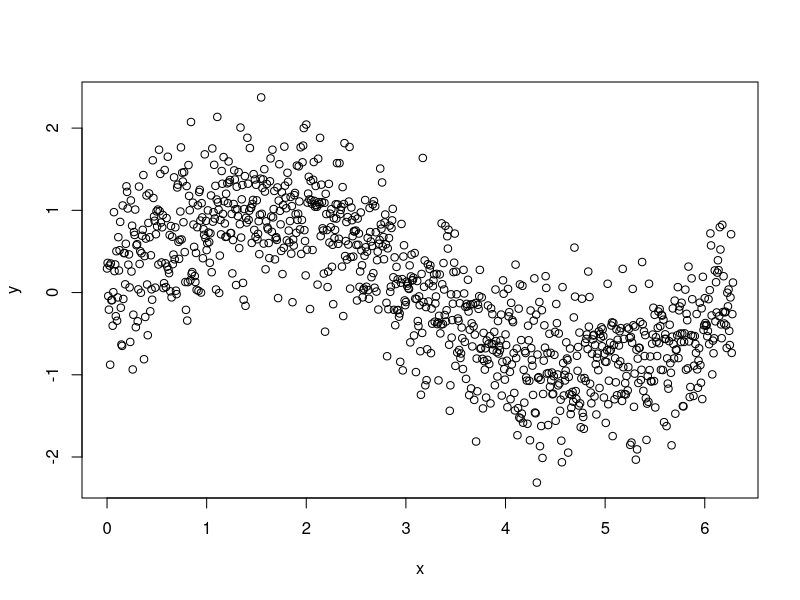
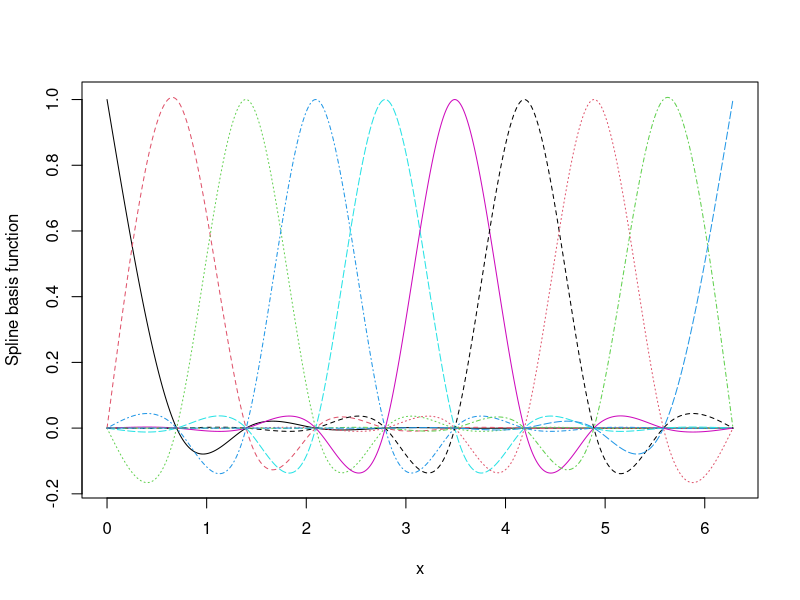
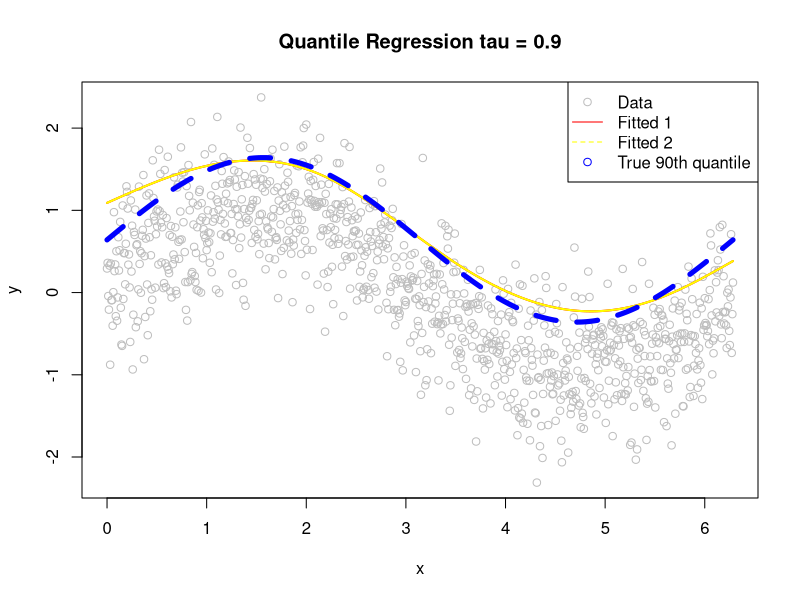
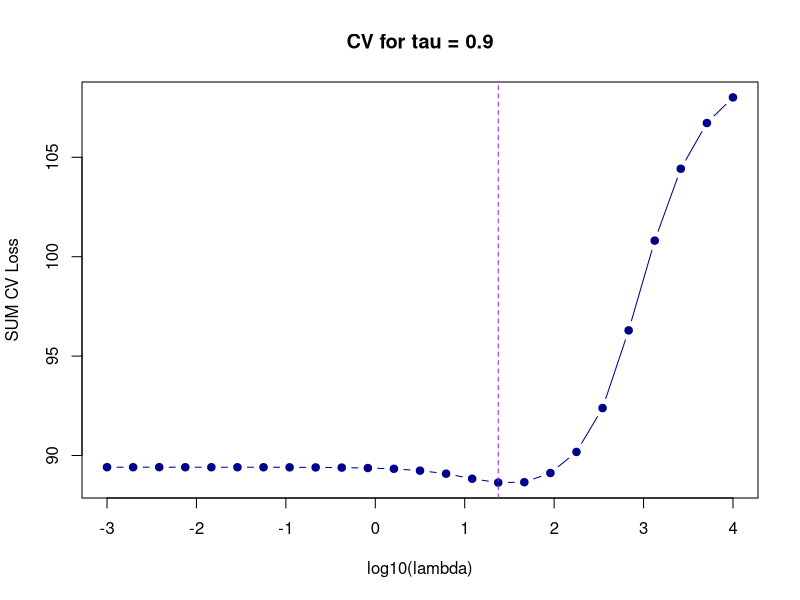
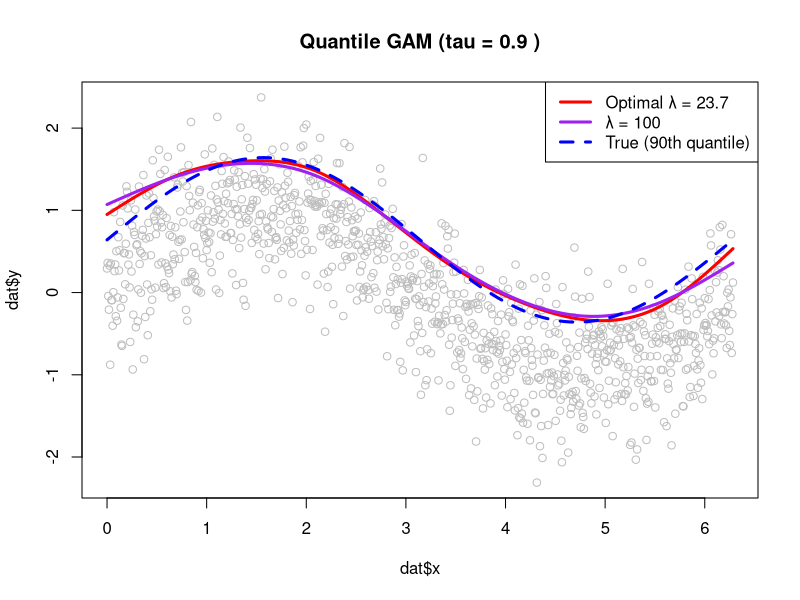
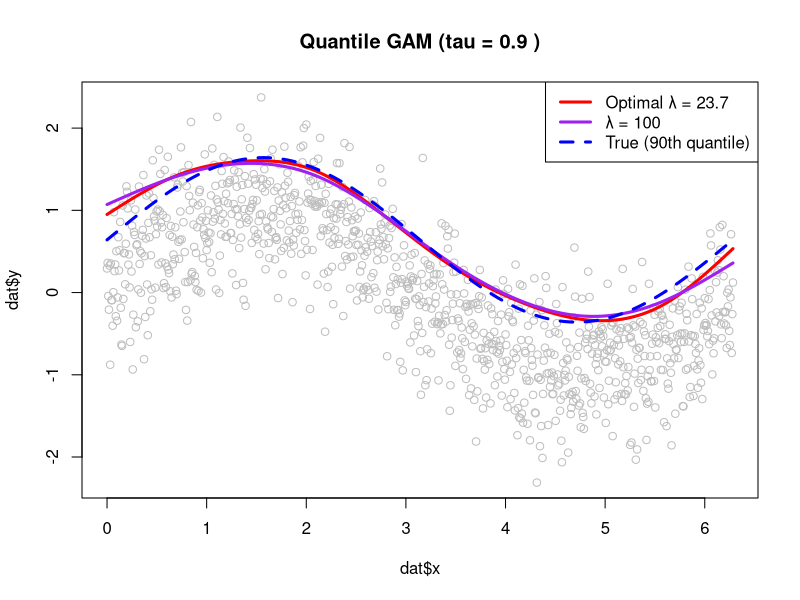
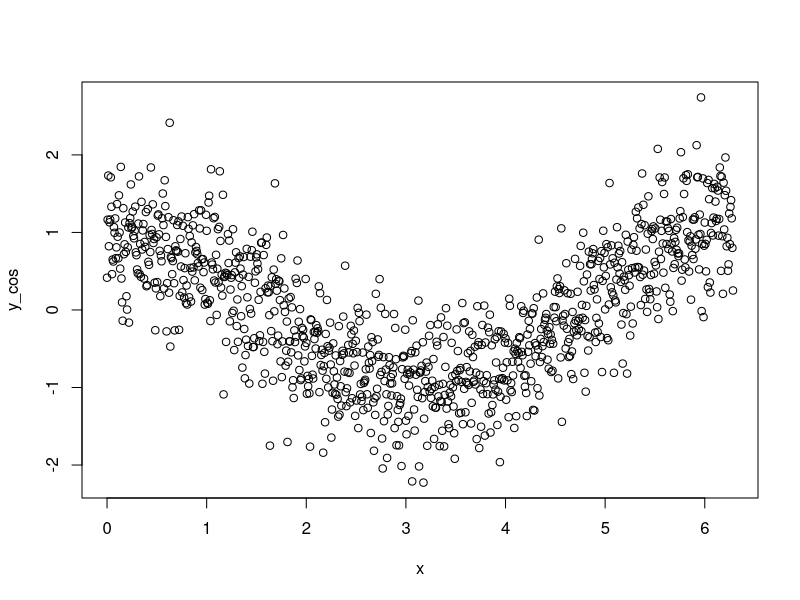
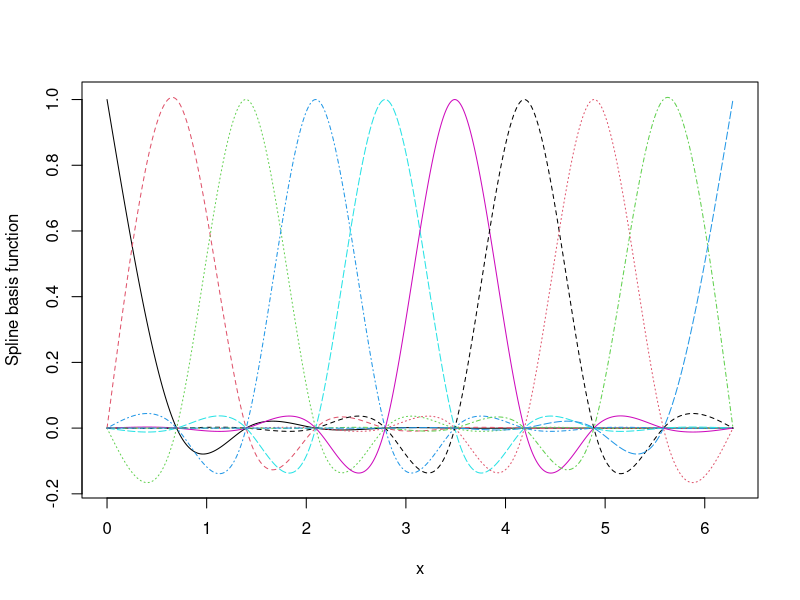

R code for these plots, in order: (Note: a time limit stopped this script after it produced the figures.)
## ---- chunk 1
knitr::opts_chunk$set(echo = TRUE)
require("knitr")
## ---- chunk 2
set.seed(12345)
## ---- chunk 3
n <- 1e3
x <- seq(0, 2*pi, length.out = n)
y <- sin(x) + rnorm(n, 0, 0.5)
dat <- data.frame(x = x, y = y)
plot(x, y)
## ---- chunk 4
library(mgcv)
sm <- smoothCon(s(x, k = 10, bs = "cr"), data=dat, knots=NULL)[[1]]
X <- sm$X
S <- sm$S[[1]] # penalty matrix S

fit <- lm(y ~ X-1, data = dat)

matplot(X, x = x, type = 'l', ylab = "Spline basis function")
## ---- chunk 5
# Computes ELF density and its derivatives w.r.t mu
dlf <- function(x, tau, mu, psi, log = FALSE, deriv = 0)
{
  sig <- 1
  y <- (x - mu) / sig
  out <- (1-tau) * y - psi * log(1 + exp(y / psi)) - log(sig * psi * beta(psi * (1 - tau), tau * psi))
  if (!log) out <- exp(out)
  if(deriv > 0)
  {
    out <- list("d" = out)
    dl <- dlogis(x, mu, psi*sig)
    pl <- plogis(x, mu, psi*sig)
    out$D <- sum((pl - (1-tau)) / sig)
    if(deriv > 1)
    {
      out$D2 <- sum(-dl / sig)
    }
  }
  return(out)
}

# Computes negative log-likelihood as a function of beta
negllkFun <- function(par, tau, psi, dat, X)
{
  mu <- X %*% par
  out <- - sum( dlf(x = dat, tau = tau, mu = mu, psi = psi, log = TRUE))
  return(out)
}

# Computes derivative of the log-likelihood w.r.t. beta
negGrad <- function(par, tau, psi, dat, X)
{
  mu <- X %*% par
  tmp <- lapply(1:length(mu),
                function(ii){
                  a <- - dlf(x = dat[ii], tau = tau, mu = mu[ii],
                  psi = psi, log = TRUE, deriv = 1)$D
                  return(a[1] * X[ii, ])
                }
  )
  out <- Reduce("+", tmp)
  return(out)
}
## ---- chunk 6
# version one of penalty -> this is smoothed
pen_negllk <- function(par, tau, psi, dat, X, S, lambda) {
  negllkFun(par, tau, psi, dat, X) + as.numeric(lambda * t(par) %*% (S %*% par))
}

pen_negGrad <- function(par, tau, psi, dat, X, S, lambda) {
  as.numeric(negGrad(par, tau, psi, dat, X)) + 2 * lambda * as.vector(S %*% par)
}

# second version of penalty
pen_ssqr2 <- function(beta, X, y, S, 
                     lambda,tau, psi =0.1, sigma =1){
  mu <- X %*% beta
  res <- (y-mu)
  pen <- as.numeric(t(beta) %*% S %*% beta) #produces a 1x1 matrix
  penalty <- lambda * pen
  #loss <- sum((tau -(res<0))* res) 
  loss <- negllkFun(beta, tau, psi, y, X)
  
  as.numeric(loss+penalty)
}

pen_ssqr2_grad <- function(beta, X, y, S, 
                     lambda,tau, psi =0.1, sigma =1){
  
  grad_loss <- negGrad(beta, tau, psi, y, X)   # SAME GRADIENT
  grad_pen  <- 2 * lambda * S %*% beta
  grad_loss + grad_pen
  
}
## ---- chunk 7
tau <- 0.9 #90th quantile
psi <- 0.1
lambda_1 <- 100
sigma <- 1

#true function
z_norm_90 <- qnorm(0.9)
sigma_true <-0.5 # true mean
sin_quantile_90 <- sin(x) +sigma_true * z_norm_90


fit_pen_1 <- optim(par = coef(fit),
                fn = pen_negllk,
                gr = pen_negGrad,
                tau = tau, psi = psi, dat = dat$y, X = X, S = S, lambda = lambda_1,
                method = "BFGS")

fit_pen_2 <- optim(par = coef(fit),
                 fn = pen_ssqr2,
                 gr = pen_ssqr2_grad,
                 tau = tau, psi = psi, y = dat$y, X = X, S = S, lambda = lambda_1,
                 method = "BFGS",
                 )

plot(x, y, col = "grey", main = paste("Quantile Regression tau =", tau))

lines(x, X %*% fit_pen_1$par, col = "red", lwd = 2)
lines(x, X %*% fit_pen_2$par, col = "yellow", lwd = 2) #this overlaps with other line as it has same value
lines(x, sin_quantile_90, col = "blue", lty = 2, lwd = 5) # True 90th quantile

legend("topright", legend = c("Data", "Fitted 1","Fitted 2", "True 90th quantile"), 
       col = c("grey", "red","yellow", "blue"), lty = c(NA, 1, 2), pch = c(1, NA, NA))
## ---- chunk 8
# -> we want to find lambda that represents the data (not too small lambda that will overfit the data(model) nor too large that oversmooth the model )

### --- PARAMETERS ---
k_folds <- 5
tau <- 0.9
psi <- 0.05
sigma <- 1
lambda_grid <- 10^seq(-3, 4, length.out = 25)  # 10^-3 to 10^4
set.seed(42)


n <- nrow(dat)
fold_ids <- sample(rep(1:k_folds, length.out = n))

# store mean validation loss
cv_results <- data.frame(lambda = lambda_grid,
                         sum_vall_loss = NA_real_)

# Precompute starting coefficients from full-data OLS (warm start)
start_coef <- coef(fit) #from lm(y ~ X - 1)

### --- K-FOLD LOOP over lambda values in grid ---
for (i in seq_along(lambda_grid)) {
  
  lambda <- lambda_grid[i]
  #fold_mean <- numeric(k_folds)
  fold_sum <- numeric(k_folds)

  for (fold in 1:k_folds) {

    # split
    train_idx <- which(fold_ids != fold)
    val_idx   <- which(fold_ids == fold)

    X_train <- X[train_idx, , drop = FALSE]
    y_train <- dat$y[train_idx]

    X_val   <- X[val_idx, , drop = FALSE]
    y_val   <- dat$y[val_idx]
    
    #OLS on training fold
    ols_train <- lm(y_train ~ X_train -1)
    start_beta <- coef(ols_train)
    if (length(start_beta) != ncol(X)) start_beta <- rep(0, ncol(X))
    
  

    # FIT on training (always same warm start for stability)
    fit_fold <- optim(par = start_beta,
                      fn = pen_ssqr2,
                      gr = pen_ssqr2_grad,
                      X = X_train,
                      y = y_train,
                      tau = tau, psi = psi,
                      S = S, lambda = lambda,
                      method = "BFGS")

    beta_hat <- fit_fold$par

    # VALIDATION PINBALL LOSS (NO PENALTY)
    resid_val <- as.numeric(y_val - X_val %*% beta_hat)
    pinball <- (tau - (resid_val < 0)) * resid_val

    #fold_mean[fold] <- mean(pinball)
    fold_sum[fold] <- sum(pinball) ## THIS WILL CALCULATE SUM CV LOSS, NOT MEAN CV LOSS
  }

  #cv_results$mean_val_loss[i] <- mean(fold_mean)
  cv_results$sum_val_loss[i] <- sum(fold_sum)
}

### --- CHOOSE BEST LAMBDA from sum cv loss---

#best_lambda_mean <- cv_results$lambda[which.min(cv_results$mean_val_loss)]
best_lambda_sum <- cv_results[which.min(cv_results$sum_val_loss), ]
best_lambda <- best_lambda_sum$lambda

#print(paste("Best λ (mean CV loss):", best_lambda_mean))
print(paste("Best λ (sum CV loss):",  best_lambda))
#paste("CV loss at optimal lambda is", round(best_lambda_sum, 6)) 
#optimal lambda when sum is minimal

  
# Refit final model on FULL DATA with best lambda
# Warm start: OLS on full data
ols_full <- lm(dat$y ~ X - 1)
start_full <- coef(ols_full)
if (length(start_full) != ncol(X)) start_full <- rep(0, ncol(X))

### --- PLOT CV CURVE ---
plot(log10(cv_results$lambda), cv_results$sum_val_loss,
     type = "b", pch = 19, col = "darkblue",
     xlab = "log10(lambda)",
     ylab = "SUM CV Loss",
     main = paste("CV for tau =", tau))

abline(v = log10(best_lambda),  col="purple", lty=2)


### --- FIT FINAL MODEL USING BEST LAMBDA ---
fit_best <- optim(par = start_full,
                   fn = pen_ssqr2,
                   gr = pen_ssqr2_grad,
                   X = X, y = dat$y,
                   tau = tau, psi = psi,
                   S = S, lambda = best_lambda,
                   method = "BFGS")

plot(dat$x, dat$y, col = "grey", main = paste("Quantile GAM (tau =", tau,")"))


### ALSO FIT λ=100 FOR COMPARISON
fit_100 <- optim(par = start_full,
                 fn = pen_ssqr2,
                 gr = pen_ssqr2_grad,
                 X = X, y = dat$y,
                 tau = tau, psi = psi,
                 S = S, lambda = 100,
                 method = "BFGS")

### --- PLOT RESULTS ---

lines(dat$x, X %*% fit_best$par, col = "red", lwd = 3)
lines(dat$x, X %*% fit_100$par, col = "purple", lwd = 3)
lines(x, sin_quantile_90, col = "blue", lty = 2, lwd = 3) #true function

legend("topright", 
       legend = c( paste("Optimal λ =", signif(best_lambda, 3)),
                   "λ = 100",
                   "True (90th quantile)" ), 
       col = c("red", "purple", "blue"),
       lty = c(1, 1, 2), lwd = 3
       )


## ---- chunk 9

### --- FIT FINAL MODEL USING BEST LAMBDA ---
fit_best <- optim(par = start_full,
                   fn = pen_ssqr2,
                   gr = pen_ssqr2_grad,
                   X = X, y = dat$y,
                   tau = 0.9, psi = psi,
                   S = S, lambda = best_lambda,
                   method = "BFGS")

plot(dat$x, dat$y, col = "grey", main = paste("Quantile GAM (tau =", tau,")"))


### ALSO FIT λ=100 FOR COMPARISON
fit_100 <- optim(par = start_full,
                 fn = pen_ssqr2,
                 gr = pen_ssqr2_grad,
                 X = X, y = dat$y,
                 tau = tau, psi = psi,
                 S = S, lambda = 100,
                 method = "BFGS")

### --- PLOT RESULTS ---

lines(dat$x, X %*% fit_best$par, col = "red", lwd = 3)
lines(dat$x, X %*% fit_100$par, col = "purple", lwd = 3)
lines(x, sin_quantile_90, col = "blue", lty = 2, lwd = 3) #true function

legend("topright", 
       legend = c( paste("Optimal λ =", signif(best_lambda, 3)),
                   "λ = 100",
                   "True (90th quantile)" ), 
       col = c("red", "purple", "blue"),
       lty = c(1, 1, 2), lwd = 3
       )

## ---- chunk 10

n <- 1e3
x <- seq(0, 2*pi, length.out = n)
y_cos <- cos(x) + rnorm(n, 0, 0.5)
dat_cos <- data.frame(x = x, y = y_cos)
plot(x, y_cos)
## ---- chunk 11
sm <- smoothCon(s(x, k = 10, bs = "cr"), data=dat_cos, knots=NULL)[[1]]
X <- sm$X
S <- sm$S[[1]] # penalty matrix S

fit_cos <- lm(y ~ X-1, data = dat_cos)

matplot(X, x = x, type = 'l', ylab = "Spline basis function")
## ---- chunk 12
tau <- 0.9 #90th quantile
psi <- 0.1
lambda_1 <- 100
sigma <- 1

#true function
z_norm_90 <- qnorm(tau)
sigma_true <-0.5 # true mean
cos_quantile_90 <- cos(x) +sigma_true * z_norm_90

fit_pen_2 <- optim(par = coef(fit),
                 fn = pen_ssqr2,
                 gr = pen_ssqr2_grad,
                 tau = tau, psi = psi, y = dat_cos$y, X = X, S = S, lambda = lambda_1,
                 method = "BFGS",
                 )

plot(x, y_cos, col = "grey", main = paste("Quantile Regression tau =", tau))


lines(x, X %*% fit_pen_2$par, col = "yellow", lwd = 2) 
lines(x, cos_quantile_90, col = "blue", lty = 2, lwd = 5) # True 90th quantile

legend("topright", legend = c("Data", "Fitted 2", "True 90th quantile"), 
       col = c("grey","yellow", "blue"), lty = c(NA, 1, 2), pch = c(1, NA, NA))
## ---- chunk 13
### --- PARAMETERS ---
k_folds <- 5
tau <- 0.9
psi <- 0.05
sigma <- 1
lambda_grid <- 10^seq(-3, 4, length.out = 25)  # 10^-3 to 10^4
set.seed(42)


n <- nrow(dat_cos)
fold_ids <- sample(rep(1:k_folds, length.out = n))

# store mean validation loss
cv_results <- data.frame(lambda = lambda_grid,
                         sum_vall_loss = NA_real_)

# Precompute starting coefficients from full-data OLS (warm start)
start_coef <- coef(fit) #from lm(y ~ X - 1)

### --- K-FOLD LOOP over lambda values in grid ---
for (i in seq_along(lambda_grid)) {
  
  lambda <- lambda_grid[i]
  #fold_mean <- numeric(k_folds)
  fold_sum <- numeric(k_folds)

  for (fold in 1:k_folds) {

    # split
    train_idx <- which(fold_ids != fold)
    val_idx   <- which(fold_ids == fold)

    X_train <- X[train_idx, , drop = FALSE]
    y_train <- dat_cos$y[train_idx]

    X_val   <- X[val_idx, , drop = FALSE]
    y_val   <- dat_cos$y[val_idx]
    
    #OLS on training fold
    ols_train <- lm(y_train ~ X_train -1)
    start_beta <- coef(ols_train)
    if (length(start_beta) != ncol(X)) start_beta <- rep(0, ncol(X))
    
  

    # FIT on training (always same warm start for stability)
    fit_fold <- optim(par = start_beta,
                      fn = pen_ssqr2,
                      gr = pen_ssqr2_grad,
                      X = X_train,
                      y = y_train,
                      tau = tau, psi = psi,
                      S = S, lambda = lambda,
                      method = "BFGS")

    beta_hat <- fit_fold$par

    # VALIDATION PINBALL LOSS (NO PENALTY)
    resid_val <- as.numeric(y_val - X_val %*% beta_hat)
    pinball <- (tau - (resid_val < 0)) * resid_val

    #fold_mean[fold] <- mean(pinball)
    fold_sum[fold] <- sum(pinball) ## THIS WILL CALCULATE SUM CV LOSS, NOT MEAN CV LOSS
  }

  #cv_results$mean_val_loss[i] <- mean(fold_mean)
  cv_results$sum_val_loss[i] <- sum(fold_sum)
}

### --- CHOOSE BEST LAMBDA from sum cv loss---

best_lambda_sum <- cv_results[which.min(cv_results$sum_val_loss), ]
best_lambda <- best_lambda_sum$lambda

#print(paste("Best λ (mean CV loss):", best_lambda_mean))
print(paste("Best λ (sum CV loss):",  best_lambda))
#paste("CV loss at optimal lambda is", round(best_lambda_sum, 6)) 
#optimal lambda when sum is minimal

  
# Refit final model on FULL DATA with best lambda
# Warm start: OLS on full data
ols_full <- lm(dat$y ~ X - 1)
start_full <- coef(ols_full)
if (length(start_full) != ncol(X)) start_full <- rep(0, ncol(X))

### --- PLOT CV CURVE ---
plot(log10(cv_results$lambda), cv_results$sum_val_loss,
     type = "b", pch = 19, col = "darkblue",
     xlab = "log10(lambda)",
     ylab = "SUM CV Loss",
     main = paste("CV for tau =", tau))

abline(v = log10(best_lambda),  col="purple", lty=2)


### --- FIT FINAL MODEL USING BEST LAMBDA ---
fit_best <- optim(par = start_full,
                   fn = pen_ssqr2,
                   gr = pen_ssqr2_grad,
                   X = X, y = dat_cos$y,
                   tau = tau, psi = psi,
                   S = S, lambda = best_lambda,
                   method = "BFGS")

plot(dat_cos$x, dat_cos$y, col = "grey", main = paste("Quantile GAM (tau =", tau,")"))

lines(dat_cos$x, X %*% fit_best$par, col = "red", lwd = 3)
lines(x, cos_quantile_90, col = "blue", lty = 2, lwd = 3) #true function

legend("topright", 
       legend = c( paste("Optimal λ =", signif(best_lambda, 3)),
                   
                   "True (90th quantile)" ), 
       col = c("red", "blue"),
       lty = c(1, 1, 2), lwd = 3
       )

## ---- chunk 14
mu_sin <- exp( sin(x) )
mu_cos <- exp( cos(x) )

shape <- 5   # controls variance
scale_sin <- mu_sin / shape
scale_cos <- mu_cos / shape

y_sin_gamma <- rgamma(n, shape = shape, scale = scale_sin)
y_cos_gamma <- rgamma(n, shape = shape, scale = scale_cos)

true_q90_sin <- qgamma(0.9, shape = shape, scale = scale_sin)
true_q90_cos <- qgamma(0.9, shape = shape, scale = scale_cos)

dat_sin_gamma <- data.frame(x = x, y = y_sin_gamma)
dat_cos_gamma <- data.frame(x = x, y = y_cos_gamma)

plot(x,y_sin_gamma)
plot(x,y_cos_gamma)

#Gamma is right skewed, so psi (for smoothness) has to be small as it is more sensitive


## ---- chunk 15
sm <- smoothCon(s(x, k = 20, bs = "cr"), data = dat_sin_gamma)[[1]]
sm <- smoothCon(s(x, k = 20, bs = "cr"), data = dat_cos_gamma)[[1]]
X <- sm$X
S <- sm$S[[1]]

fit_gamma_sin <- lm(y ~ X-1, data = dat_sin_gamma)
fit_gamma_cos <- lm(y ~ X-1, data = dat_cos_gamma)



### --- PARAMETERS ---
k_folds <- 5
tau <- 0.9
psi <- 0.01 #small smoothness for sensitive gamma dist
#sigma <- 1 #dont need this for gamma
lambda_grid <- 10^seq(-3, 4, length.out = 25)  # 10^-3 to 10^4
set.seed(42)


n <- nrow(dat_sin_gamma)
fold_ids <- sample(rep(1:k_folds, length.out = n))

# store mean validation loss
cv_results <- data.frame(lambda = lambda_grid,
                         sum_vall_loss = NA_real_)

# Precompute starting coefficients from full-data OLS (warm start)
#start_coef <- coef(fit) #from lm(y ~ X - 1)

### --- K-FOLD LOOP over lambda values in grid ---
for (i in seq_along(lambda_grid)) {
  
  lambda <- lambda_grid[i]
  #fold_mean <- numeric(k_folds)
  fold_sum <- numeric(k_folds)

  for (fold in 1:k_folds) {

    # split
    train_idx <- which(fold_ids != fold)
    val_idx   <- which(fold_ids == fold)

    X_train <- X[train_idx, , drop = FALSE]
    y_train <- dat_sin_gamma$y[train_idx]

    X_val   <- X[val_idx, , drop = FALSE]
    y_val   <- dat_sin_gamma$y[val_idx]
    
    #OLS on training fold
    ols_train <- lm(y_train ~ X_train -1)
    start_beta <- coef(ols_train)
    if (length(start_beta) != ncol(X)) start_beta <- rep(0, ncol(X))
    
  

    # FIT on training (always same warm start for stability)
    fit_fold <- optim(par = start_beta,
                      fn = pen_ssqr2,
                      gr = pen_ssqr2_grad,
                      X = X_train,
                      y = y_train,
                      tau = tau, psi = psi,
                      S = S, lambda = lambda,
                      method = "BFGS")

    beta_hat <- fit_fold$par

    # VALIDATION PINBALL LOSS (NO PENALTY)
    resid_val <- as.numeric(y_val - X_val %*% beta_hat)
    pinball <- (tau - (resid_val < 0)) * resid_val

    #fold_mean[fold] <- mean(pinball)
    fold_sum[fold] <- sum(pinball) ## THIS WILL CALCULATE SUM CV LOSS, NOT MEAN CV LOSS
  }

  #cv_results$mean_val_loss[i] <- mean(fold_mean)
  cv_results$sum_val_loss[i] <- sum(fold_sum)
}

### --- CHOOSE BEST LAMBDA from sum cv loss---

best_lambda_sum <- cv_results[which.min(cv_results$sum_val_loss), ]
best_lambda <- best_lambda_sum$lambda

#print(paste("Best λ (mean CV loss):", best_lambda_mean))
print(paste("Best λ (sum CV loss):",  best_lambda))
#paste("CV loss at optimal lambda is", round(best_lambda_sum, 6)) 
#optimal lambda when sum is minimal

  
# Refit final model on FULL DATA with best lambda
# Warm start: OLS on full data
ols_full <- lm(dat_sin_gamma$y ~ X - 1)
start_full <- coef(ols_full)
if (length(start_full) != ncol(X)) start_full <- rep(0, ncol(X))

### --- PLOT CV CURVE ---
plot(log10(cv_results$lambda), cv_results$sum_val_loss,
     type = "b", pch = 19, col = "darkblue",
     xlab = "log10(lambda)",
     ylab = "SUM CV Loss",
     main = paste("CV for tau =", tau))

abline(v = log10(best_lambda),  col="purple", lty=2)


### --- FIT FINAL MODEL USING BEST LAMBDA ---
fit_best <- optim(par = start_full,
                   fn = pen_ssqr2,
                   gr = pen_ssqr2_grad,
                   X = X, y = dat_sin_gamma$y,
                   tau = tau, psi = psi,
                   S = S, lambda = best_lambda,
                   method = "BFGS")

plot(dat_sin_gamma$x, dat_sin_gamma$y, col = "grey", main = paste("Gamma Quantile GAM Sin (tau =", tau,")"))

lines(dat_sin_gamma$x, X %*% fit_best$par, col = "red", lwd = 3)
lines(x, true_q90_sin, col = "blue", lty = 2, lwd = 3) #true function

legend("topright",
       legend = c( paste("Optimal λ =", signif(best_lambda, 3)),

                   "True (90th quantile)" ),
       col = c("red", "blue"),
       lty = c(1, 1, 2), lwd = 3
       )

## ---- chunk 16
### --- PARAMETERS ---
k_folds <- 5
tau <- 0.9
psi <- 0.01 #small smoothness for sensitive gamma dist
#sigma <- 1 #dont need this for gamma
lambda_grid <- 10^seq(-3, 4, length.out = 25)  # 10^-3 to 10^4
set.seed(42)


n <- nrow(dat_cos_gamma)
fold_ids <- sample(rep(1:k_folds, length.out = n))

# store mean validation loss
cv_results <- data.frame(lambda = lambda_grid,
                         sum_vall_loss = NA_real_)

# Precompute starting coefficients from full-data OLS (warm start)
#start_coef <- coef(fit) #from lm(y ~ X - 1)

### --- K-FOLD LOOP over lambda values in grid ---
for (i in seq_along(lambda_grid)) {
  
  lambda <- lambda_grid[i]
  #fold_mean <- numeric(k_folds)
  fold_sum <- numeric(k_folds)

  for (fold in 1:k_folds) {

    # split
    train_idx <- which(fold_ids != fold)
    val_idx   <- which(fold_ids == fold)

    X_train <- X[train_idx, , drop = FALSE]
    y_train <- dat_cos_gamma$y[train_idx]

    X_val   <- X[val_idx, , drop = FALSE]
    y_val   <- dat_cos_gamma$y[val_idx]
    
    #OLS on training fold
    ols_train <- lm(y_train ~ X_train -1)
    start_beta <- coef(ols_train)
    if (length(start_beta) != ncol(X)) start_beta <- rep(0, ncol(X))
    
  

    # FIT on training (always same warm start for stability)
    fit_fold <- optim(par = start_beta,
                      fn = pen_ssqr2,
                      gr = pen_ssqr2_grad,
                      X = X_train,
                      y = y_train,
                      tau = tau, psi = psi,
                      S = S, lambda = lambda,
                      method = "BFGS")

    beta_hat <- fit_fold$par

    # VALIDATION PINBALL LOSS (NO PENALTY)
    resid_val <- as.numeric(y_val - X_val %*% beta_hat)
    pinball <- (tau - (resid_val < 0)) * resid_val

    #fold_mean[fold] <- mean(pinball)
    fold_sum[fold] <- sum(pinball) ## THIS WILL CALCULATE SUM CV LOSS, NOT MEAN CV LOSS
  }

  #cv_results$mean_val_loss[i] <- mean(fold_mean)
  cv_results$sum_val_loss[i] <- sum(fold_sum)
}

### --- CHOOSE BEST LAMBDA from sum cv loss---

best_lambda_sum <- cv_results[which.min(cv_results$sum_val_loss), ]
best_lambda <- best_lambda_sum$lambda

#print(paste("Best λ (mean CV loss):", best_lambda_mean))
print(paste("Best λ (sum CV loss):",  best_lambda))
#paste("CV loss at optimal lambda is", round(best_lambda_sum, 6)) 
#optimal lambda when sum is minimal

  
# Refit final model on FULL DATA with best lambda
# Warm start: OLS on full data
ols_full <- lm(dat_cos_gamma$y ~ X - 1)
start_full <- coef(ols_full)
if (length(start_full) != ncol(X)) start_full <- rep(0, ncol(X))

### --- PLOT CV CURVE ---
plot(log10(cv_results$lambda), cv_results$sum_val_loss,
     type = "b", pch = 19, col = "darkblue",
     xlab = "log10(lambda)",
     ylab = "SUM CV Loss",
     main = paste("CV for tau =", tau))

abline(v = log10(best_lambda),  col="purple", lty=2)


### --- FIT FINAL MODEL USING BEST LAMBDA ---
fit_best <- optim(par = start_full,
                   fn = pen_ssqr2,
                   gr = pen_ssqr2_grad,
                   X = X, y = dat_cos_gamma$y,
                   tau = tau, psi = psi,
                   S = S, lambda = best_lambda,
                   method = "BFGS")

plot(dat_cos_gamma$x, dat_cos_gamma$y, col = "grey", main = paste("Gamma Quantile GAM Cos (tau =", tau,")"))

lines(dat_cos_gamma$x, X %*% fit_best$par, col = "red", lwd = 3)
lines(x, true_q90_cos, col = "blue", lty = 2, lwd = 3) #true function

legend("topright",
       legend = c( paste("Optimal λ =", signif(best_lambda, 3)),

                   "True (90th quantile)" ),
       col = c("red", "blue"),
       lty = c(1, 1, 2), lwd = 3
       )
